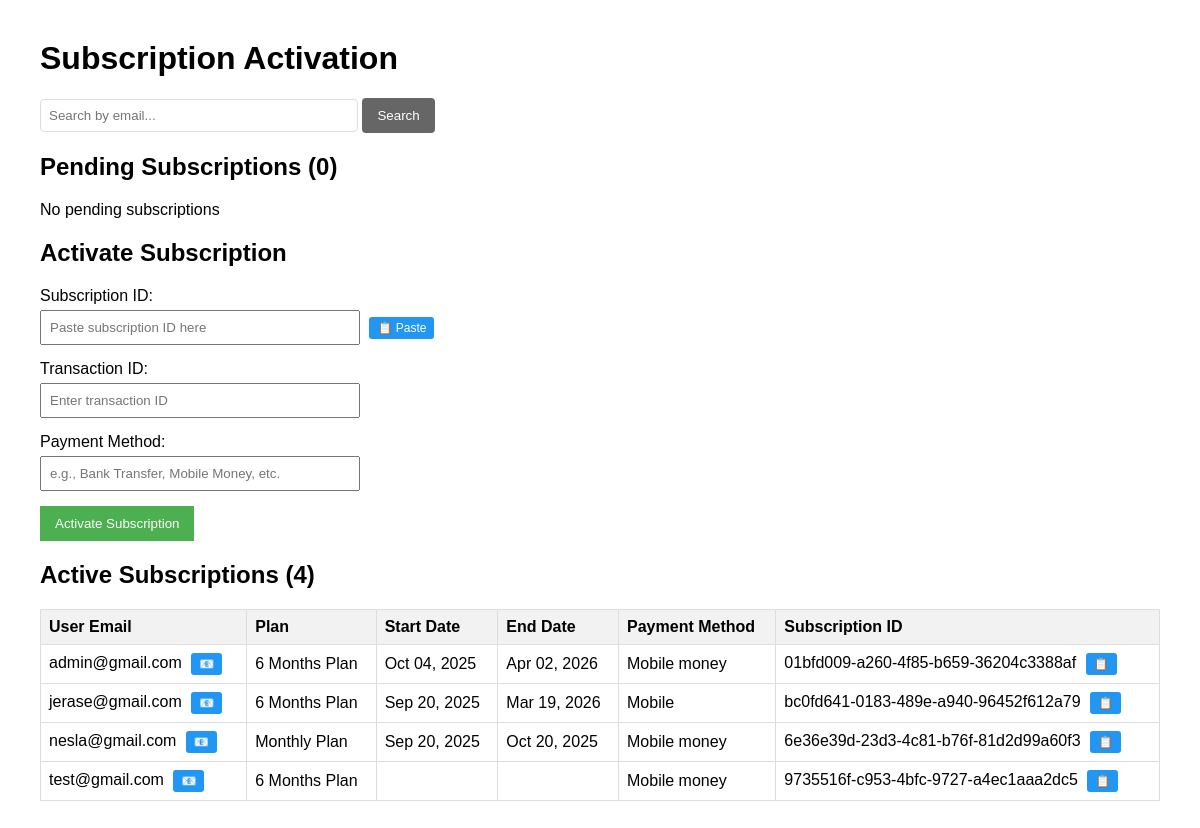
The page /activation/ (signed in) on the database its author committed.
### subscribtion/models.py (models this page shows, shortened)
class UserSubscription(models.Model):
    STATUS_CHOICES = [
        ('pending', 'Pending Payment'),
        ('active', 'Active'),
        ('expired', 'Expired'),
        ('cancelled', 'Cancelled'),
    ]
    user = models.OneToOneField(User, on_delete=models.CASCADE, related_name='subscription')
    plan = models.ForeignKey(SubscriptionPlan, on_delete=models.SET_NULL, null=True)
    status = models.CharField(max_length=20, choices=STATUS_CHOICES, default='pending')
    subscription_id = models.UUIDField(default=uuid.uuid4, editable=False, unique=True)
    start_date = models.DateTimeField(null=True, blank=True)
    end_date = models.DateTimeField(null=True, blank=True)
    payment_method = models.CharField(max_length=100, blank=True, null=True)
    transaction_id = models.CharField(max_length=100, blank=True, null=True)
    created_at = models.DateTimeField(auto_now_add=True)
    updated_at = models.DateTimeField(auto_now=True)
    is_upgrade = models.BooleanField(default=True)
    upgrade_price_usd = models.DecimalField(max_digits=10, decimal_places=2, null=True, blank=True)
    upgrade_price_cfa = models.DecimalField(max_digits=10, decimal_places=2, null=True, blank=True)
    previous_plan = models.ForeignKey('self', on_delete=models.SET_NULL, null=True, blank=True, related_name='upgraded_from')
    previous_plan_name=models.CharField(max_length=100,blank=True,null=True)
    previous_plan_price=models.DecimalField(max_digits=10,decimal_places=2,blank=True,null=True)
    upgrade_history = models.TextField(blank=True, null=True)

class SubscriptionPlan(models.Model):
    PLAN_CHOICES = [
        ('1_month', '1 Month Plan'),
        ('6_months', '6 Months Plan'),
        ('1_year', '1 Year Plan'),
    ]
    name = models.CharField(max_length=100)
    plan_type = models.CharField(max_length=20, choices=PLAN_CHOICES, unique=True)
    price_cfa = models.DecimalField(max_digits=10, decimal_places=0)
    price_usd = models.DecimalField(max_digits=10, decimal_places=2)
    duration_days = models.IntegerField(help_text="Duration in days")
    is_active = models.BooleanField(default=True)
    description = models.TextField(blank=True)
    created_at = models.DateTimeField(auto_now_add=True,blank=True,null=True)
    class Meta:
        ordering = ['price_usd']

### subscribtion/views.py (the view, shortened to what this page needs)
# urls.py: path('activation/', subscription_activation, name='activation'),
@user_passes_test(lambda u: u.is_staff)
def subscription_activation(request):
    search_query = request.GET.get('search', '')
    pending_subscriptions = UserSubscription.objects.filter(status='pending').order_by('-created_at')
    active_subscriptions = UserSubscription.objects.filter(status='active').order_by('-end_date')
    if request.method == 'POST':
        form = ActivateSubscriptionForm(request.POST)
        if form.is_valid():
            subscription_id = form.cleaned_data['subscription_id']
            transaction_id = form.cleaned_data['transaction_id']
            payment_method = form.cleaned_data['payment_method']
            try:
                subscription = UserSubscription.objects.get(
                    subscription_id=subscription_id,
                    status='pending'
                )
                start_date = timezone.now()
                end_date = start_date + timezone.timedelta(days=subscription.plan.duration_days)
                if subscription.is_upgrade and subscription.previous_plan_name:
                    subscription.add_upgrade_history(
                        from_plan=subscription.plan,  # This would need adjustment
                        to_plan=subscription.plan,
                        upgrade_price=subscription.upgrade_price_usd,
                        transaction_id=transaction_id
                    )
                subscription.status = 'active'
                subscription.start_date = start_date
                subscription.end_date = end_date
                subscription.transaction_id = transaction_id
                subscription.payment_method = payment_method
                subscription.save()
                messages.success(request, f"Subscription activated for {subscription.user.email}")
            except UserSubscription.DoesNotExist:
                messages.error(request, "Subscription not found or already activated")
            return redirect('activation')
    else:
        form = ActivateSubscriptionForm()
    context = {
        'pending_subscriptions': pending_subscriptions,
        'active_subscriptions': active_subscriptions,
        'form': form,
        'search_query': search_query
    }
    return render(request, 'subscription/activation.html', context)

### subscribtion/forms.py
class ActivateSubscriptionForm(forms.Form):
    subscription_id = forms.UUIDField(
        label="Subscription ID",
        widget=forms.TextInput(attrs={
            'placeholder': 'Paste subscription ID here',
            'id': 'id_subscription_id'
        })
    )
    transaction_id = forms.CharField(
        max_length=100,
        label="Transaction ID",
        required=True,
        widget=forms.TextInput(attrs={
            'placeholder': 'Enter transaction ID',
            'id': 'id_transaction_id'
        })
    )
    payment_method = forms.CharField(
        max_length=100,
        label="Payment Method",
        required=True,
        widget=forms.TextInput(attrs={
            'placeholder': 'e.g., Bank Transfer, Mobile Money, etc.',
            'id': 'id_payment_method'
        })
    )

### accounts/context_processors.py (called while the page is built)
def base_url_processor(request):
    return {
        'BASE_URL':settings.BASE_URL
    }

def leader_boards_context_view(request):
    rank=None
    points=None
    if request.user.is_authenticated:
        try:
            current_entry = LeaderboardEntry.objects.get(user=request.user)
            leaderboard = LeaderboardEntry.objects.filter(ranking_score=current_entry.ranking_score).order_by('-total_score')
            rank = LeaderboardEntry.objects.filter(
                ranking_score=current_entry.ranking_score,
                total_score__gt=current_entry.total_score
            ).count() + 1
            points=current_entry.total_score
        except LeaderboardEntry.DoesNotExist:
            rank = None  # or handle as needed
    return  {'rank':rank,'points':points}

### subscribtion/templates/subscription/activation.html (shortened to what this page needs)
<!DOCTYPE html>
<html>
<head>
</head>
<body>
    <h1>Subscription Activation</h1>
    <div class="search-container">
        <form method="get">
            <input type="text" name="search" class="search-input" placeholder="Search by email..." value="{{ search_query }}">
            <button type="submit" class="search-btn">Search</button>
        </form>
    </div>
    <h2>Pending Subscriptions ({{ pending_subscriptions.count }})</h2>
    {% if pending_subscriptions %}
    <table>
        <thead>
            <tr>
                <th>User Email</th>
                <th>Plan</th>
                <th>Subscription ID</th>
                <th>Created At</th>
                <th>Actions</th>
            </tr>
        </thead>
        <tbody>
            {% for subscription in pending_subscriptions %}
            <tr>
                <td>
                    <span class="email-value" id="email-{{ subscription.id }}">{{ subscription.user.email }}</span>
                    <button class="copy-btn copy-email-btn" data-email="{{ subscription.user.email }}" title="Copy email">📧</button>
                </td>
                <td>{{ subscription.plan.name }}</td>
                <td>
                    <span class="sub-id-value" id="subid-{{ subscription.id }}">{{ subscription.subscription_id }}</span>
                    <button class="copy-btn copy-subid-btn" data-subid="{{ subscription.subscription_id }}" title="Copy Subscription ID">📋</button>
                </td>
                <td>{{ subscription.created_at|date:"M d, Y H:i" }}</td>
                <td>
                    <button class="copy-btn fill-form-btn" data-subid="{{ subscription.subscription_id }}" data-email="{{ subscription.user.email }}" title="Fill form with this subscription">
                        Fill Form
                    </button>
                </td>
            </tr>
            {% endfor %}
        </tbody>
    </table>
    {% else %}
    <p>No pending subscriptions{% if search_query %} matching "{{ search_query }}"{% endif %}</p>
    {% endif %}
    <h2>Activate Subscription</h2>
    <form method="post">
        <div class="form-group">
            <label for="id_subscription_id">Subscription ID:</label>
            {{ form.subscription_id }}
            <button type="button" class="copy-btn paste-btn" data-target="id_subscription_id">📋 Paste</button>
        </div>
        <div class="form-group">
            <label for="id_transaction_id">Transaction ID:</label>
            {{ form.transaction_id }}
        </div>
        <div class="form-group">
            <label for="id_payment_method">Payment Method:</label>
            {{ form.payment_method }}
        </div>
        <button type="submit">Activate Subscription</button>
    </form>
    <h2>Active Subscriptions ({{ active_subscriptions.count }})</h2>
    {% if active_subscriptions %}
    <table>
        <thead>
            <tr>
                <th>User Email</th>
                <th>Plan</th>
                <th>Start Date</th>
                <th>End Date</th>
                <th>Payment Method</th>
                <th>Subscription ID</th>
            </tr>
        </thead>
        <tbody>
            {% for subscription in active_subscriptions %}
            <tr>
                <td>
                    <span class="email-value" id="active-email-{{ subscription.id }}">{{ subscription.user.email }}</span>
                    <button class="copy-btn copy-email-btn" data-email="{{ subscription.user.email }}" title="Copy email">📧</button>
                </td>
                <td>{{ subscription.plan.name }}</td>
                <td>{{ subscription.start_date|date:"M d, Y" }}</td>
                <td>{{ subscription.end_date|date:"M d, Y" }}</td>
                <td>{{ subscription.payment_method }}</td>
                <td>
                    <span class="sub-id-value" id="active-subid-{{ subscription.id }}">{{ subscription.subscription_id }}</span>
                    <button class="copy-btn copy-subid-btn" data-subid="{{ subscription.subscription_id }}" title="Copy Subscription ID">📋</button>
                </td>
            </tr>
            {% endfor %}
        </tbody>
    </table>
    {% else %}
    <p>No active subscriptions{% if search_query %} matching "{{ search_query }}"{% endif %}</p>
    {% endif %}
</body>
</html>

### subscribtion/templates/subscription/activation.html (style rules this page uses)
body { font-family: Arial, sans-serif; margin: 40px; }
table { width: 100%; border-collapse: collapse; margin: 20px 0; }
th, td { border: 1px solid #ddd; padding: 8px; text-align: left; }
th { background-color: #f2f2f2; }
.form-group { margin: 15px 0; }
label { display: block; margin-bottom: 5px; }
input[type="text"], input[type="email"] { padding: 8px; width: 300px; }
button { background-color: #4CAF50; color: white; padding: 10px 15px; border: none; cursor: pointer; }
.copy-btn { background-color: #2196F3; color: white; border: none; padding: 4px 8px; margin-left: 5px; cursor: pointer; border-radius: 3px; font-size: 12px; }
.search-container { margin: 20px 0; }
.search-input { padding: 10px; width: 300px; border: 1px solid #ddd; border-radius: 4px; }
.search-btn { padding: 10px 15px; background-color: #666; color: white; border: none; border-radius: 4px; cursor: pointer; }

### rows shown on the page
UserSubscription: user.email "admin@gmail.com", plan.name "6 Months Plan", start_date "Oct 04, 2025", end_date "Apr 02, 2026", payment_method "Mobile money", subscription_id "01bfd009-a260-4f85-b659-36204c3388af"
UserSubscription: user.email "jerase@gmail.com", plan.name "6 Months Plan", start_date "Sep 20, 2025", end_date "Mar 19, 2026", payment_method "Mobile", subscription_id "bc0fd641-0183-489e-a940-96452f612a79"
UserSubscription: user.email "nesla@gmail.com", plan.name "Monthly Plan", start_date "Sep 20, 2025", end_date "Oct 20, 2025", payment_method "Mobile money", subscription_id "6e36e39d-23d3-4c81-b76f-81d2d99a60f3"
UserSubscription: user.email "test@gmail.com", plan.name "6 Months Plan", payment_method "Mobile money", subscription_id "9735516f-c953-4bfc-9727-a4ec1aaa2dc5"

### other values the page prints
{{ pending_subscriptions.count }} "0"
{{ active_subscriptions.count }} "4"
